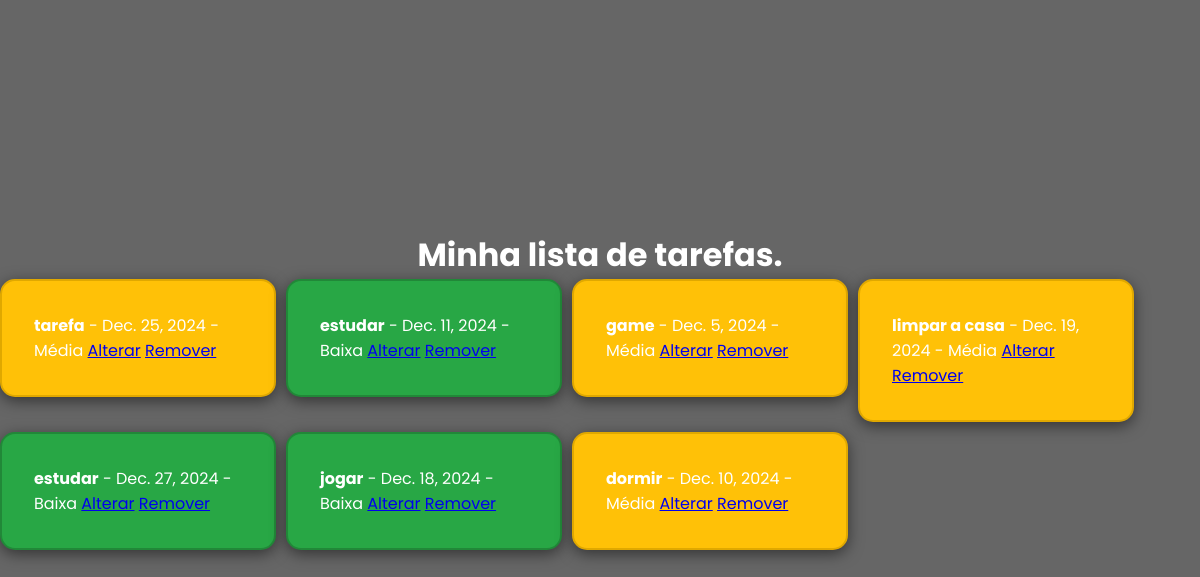
The app's page /list/ (signed in) with its own data.
### taskmasterapp/models.py (models this page shows, shortened)
class Task(models.Model):
    title = models.CharField(max_length=255)
    description = models.TextField(blank=True, null=True)
    due_date = models.DateField()
    priority = models.CharField(
        max_length = 10,
        choices=[
             ('Baixa', 'Baixa'),
             ('Média', 'Média'),
             ('Alta', 'Alta')
        ]
    )
    user = models.ForeignKey(User, on_delete=models.CASCADE, related_name='tasks')

### taskmasterapp/views.py (the view)
# urls.py: path('list/', views.tasklist_view, name='list'),
def tasklist_view(request):
    tasks = Task.objects.filter(user=request.user)
    return render(request, "tasklist/index.html", {"tasks": tasks})

### taskmasterapp/templates/tasklist/index.html (shortened to what this page needs)
{% load static %}
<!DOCTYPE html>
<html lang="pt-br">
<head>
  <link rel="stylesheet" href="{% static 'tasklist/css/style.css' %}">
</head>
<body>
  <h1>Minha lista de tarefas<span class="dot">.</span></h1>
  <div>
    <div class="list-box">
      <div id="task-input">
        <ul style="display: flex; flex-wrap: wrap; list-style-type: none; gap: 10px;">
          {% for task in tasks %}
            <li style="flex: 0 0 23%;">
              <div class="container {% if task.priority == 'Alta' %}high-priority{% elif task.priority == 'Média' %}medium-priority{% else %}low-priority{% endif %}">
                <strong>{{ task.title }}</strong> - {{ task.due_date }} - {{ task.priority }}
                <a href="{% url 'edit_task' task.id %}" class="btn btn-edit">Alterar</a>
                <a href="{% url 'delete_task' task.id %}" class="btn btn-delete"
                onclick="return confirm('Tem certeza que deseja remover esta tarefa?');
                ">Remover</a>
              </div>
            </li>
          {% empty %}
            <p>Você ainda não possui tarefas cadastradas.</p>
          {% endfor %}
        </ul>
      </div>
    </div>
  </div>
</body>
</html>

### taskmasterapp/static/tasklist/css/style.css (style rules this page uses)
* { margin: 0; padding: 0; box-sizing: border-box; }
body { font-family: 'Poppins', sans-serif; background: linear-gradient(rgba(0, 0, 0, 0.6), rgba(0, 0, 0, 0.6)), url("https://i.pinimg.com/originals/74/79/77/747977dfedb099d3e9207b1a5bbd8563.jpg") no-repeat center center/cover; color: #fff; display: flex; justify-content: center; align-items: center; flex-direction: column; height: 100vh; overflow: hidden; margin: 0; }
.container { width: 100%; max-width: 300px; background: rgba(18, 18, 18, 0.9); border-radius: 15px; padding: 2rem; box-shadow: 0 4px 15px rgba(0, 0, 0, 0.5); position: relative; z-index: 1; }
.medium-priority { background-color: #ffc107; border: 2px solid #e0a800; }
.low-priority { background-color: #28a745; border: 2px solid #218838; }
#task-input { display: flex; gap: 10px; margin-bottom: 20px; }

### records on screen
Task: title "tarefa", due_date "Dec. 25, 2024", priority "Média"
Task: title "estudar", due_date "Dec. 11, 2024", priority "Baixa"
Task: title "game", due_date "Dec. 5, 2024", priority "Média"
Task: title "limpar a casa", due_date "Dec. 19, 2024", priority "Média"
Task: title "estudar", due_date "Dec. 27, 2024", priority "Baixa"
Task: title "jogar", due_date "Dec. 18, 2024", priority "Baixa"
Task: title "dormir", due_date "Dec. 10, 2024", priority "Média"
